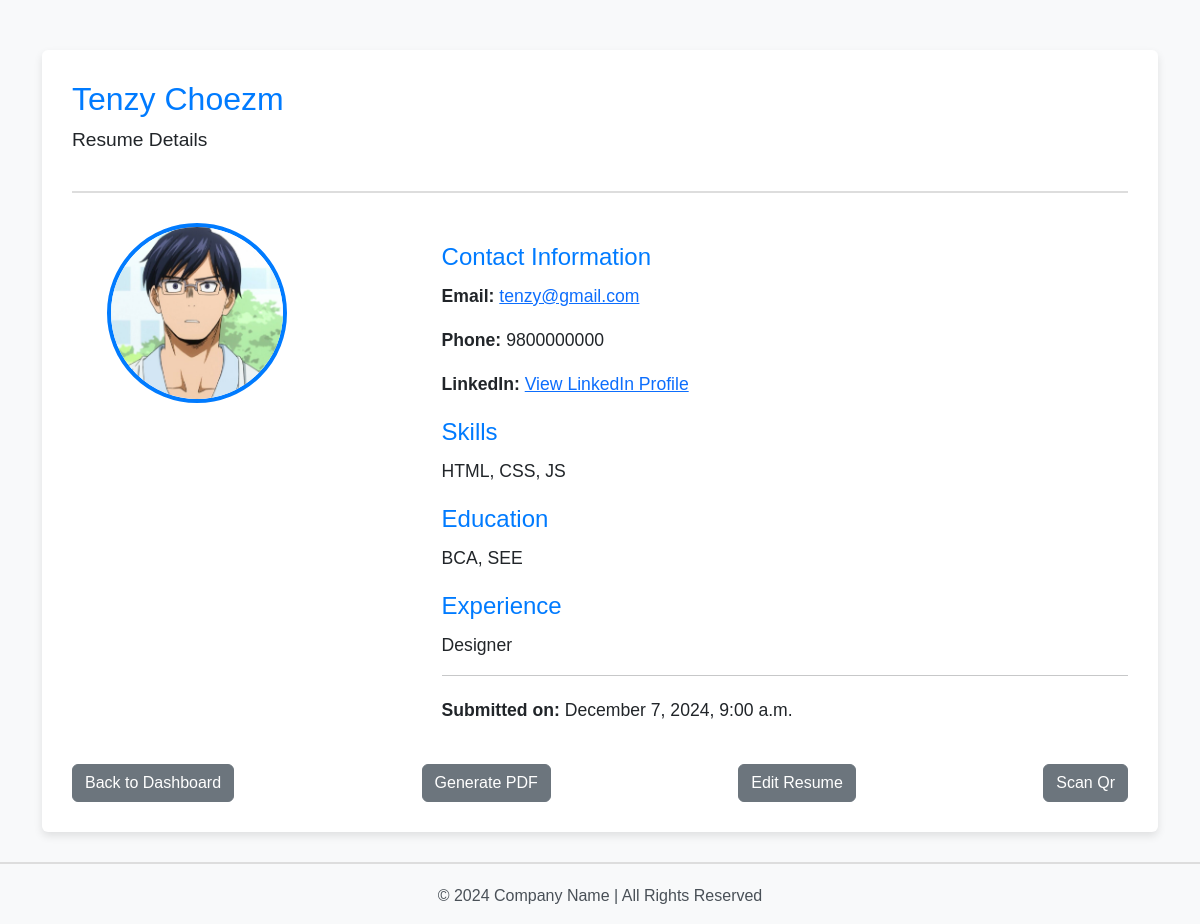
Page /resume/9/ on the earlier database version.
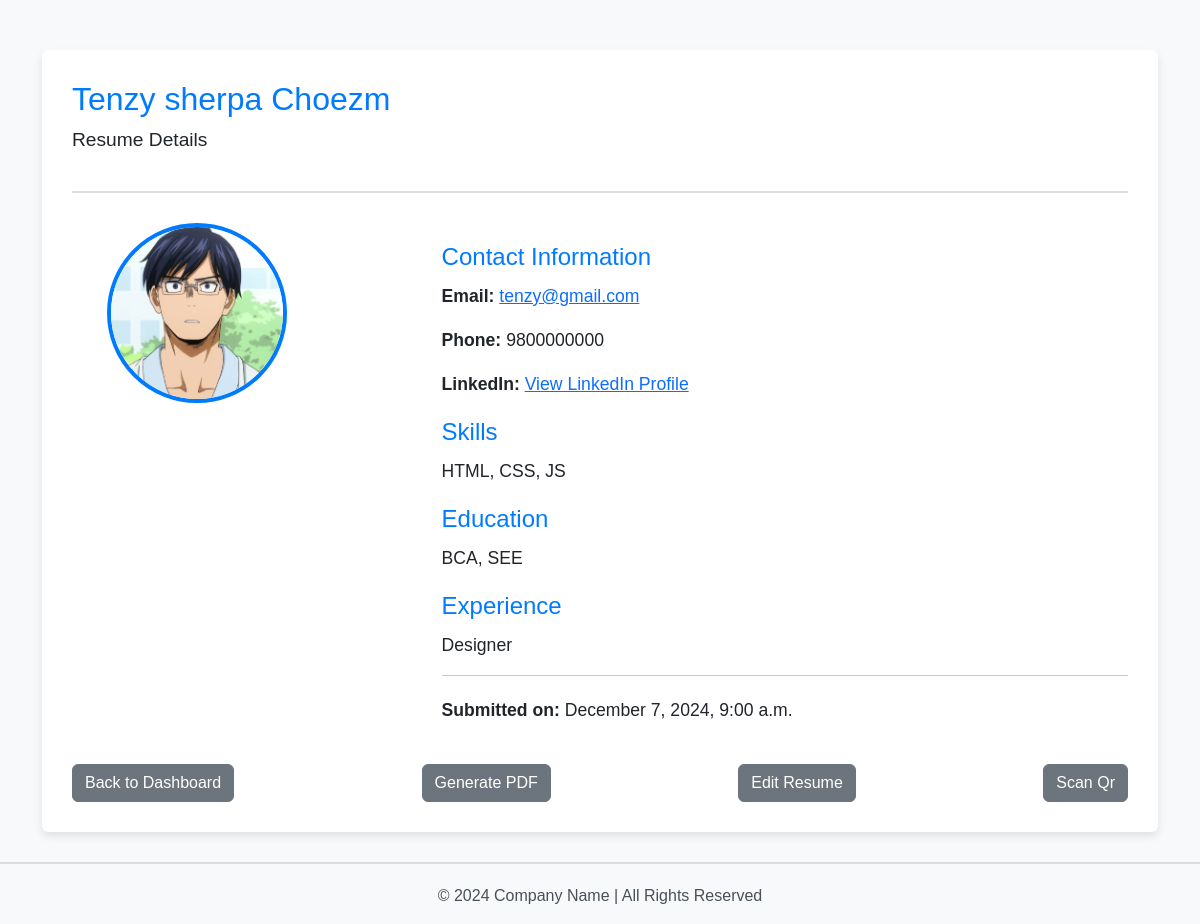
Same page on the later database version.
### Container/models.py (models this page shows, shortened)
class Resume(models.Model):
    first_name = models.CharField(max_length=100)
    last_name = models.CharField(max_length=100)
    photo = models.ImageField(upload_to='photos/', blank=True, null=True)
    contact_email = models.EmailField()
    phone_number = models.CharField(max_length=15)
    linkedin_url = models.URLField(blank=True, null=True)
    skills = models.TextField()
    education = models.TextField()
    experience = models.TextField()
    created_at = models.DateTimeField(auto_now_add=True)
    updated_at = models.DateTimeField(auto_now=True)

### dashboard/views.py (the view)
# urls.py: path('resume/<int:resume_id>/', views.resume_detail, name='resume_detail'),
def resume_detail(request, resume_id):
    resume = get_object_or_404(Resume, id=resume_id)
    return render(request, 'dashboard/resume_detail.html', {'resume': resume})

### templates/dashboard/resume_detail.html (shortened to what this page needs)
{% load static %}
<head>
  <link rel="stylesheet" href="{% static 'css/bootstrap.min.css' %}">
</head>
<body>
  <div class="container">
    <div class="card">
      <div class="card-body">
        <div class="resume-header">
          <h2>{{ resume.first_name }} {{ resume.last_name }}</h2>
          <p class="lead">Resume Details</p>
        </div>
        <div class="resume-details-container">
          <div class="col-md-4">
            {% if resume.photo %}
            <img src="{{ resume.photo.url }}" class="resume-photo" alt="Resume Photo">
            {% else %}
            <p class="text-center">No Photo Available</p>
            {% endif %}
          </div>
          <div class="col-md-8">
            <div class="resume-info">
              <h3>Contact Information</h3>
              <p><strong>Email:</strong> <a href="mailto:{{ resume.contact_email }}">{{ resume.contact_email }}</a></p>
              <p><strong>Phone:</strong> {{ resume.phone_number }}</p>
              <p><strong>LinkedIn:</strong>
                {% if resume.linkedin_url %}
                <a href="{{ resume.linkedin_url }}" target="_blank">View LinkedIn Profile</a>
                {% else %}
                N/A
                {% endif %}
              </p>
            </div>
            <div class="resume-info">
              <h3>Skills</h3>
              <p>{{ resume.skills }}</p>
            </div>
            <div class="resume-info">
              <h3>Education</h3>
              <p>{{ resume.education }}</p>
            </div>
            <div class="resume-info">
              <h3>Experience</h3>
              <p>{{ resume.experience }}</p>
            </div>
            <hr>
            <div class="resume-info">
              <p><strong>Submitted on:</strong> {{ resume.created_at|date:"F j, Y, g:i a" }}</p>
            </div>
          </div>
        </div>
        <div class="d-flex justify-content-between mt-4">
            <a href="{% url 'dashboard' %}" class="btn btn-secondary">Back to Dashboard</a>
            <a href="{% url 'generate_pdf' resume.id %}" class="btn btn-secondary">Generate PDF</a>
            <a href="{% url 'edit_resume' resume.id %}" class="btn btn-secondary">Edit Resume</a>
            <a href="{% url 'resume_qr' resume.id %}" class="btn btn-secondary">Scan Qr</a>
          </div>
      </div>
    </div>
  </div>
  <div class="resume-footer">
    <p>© 2024 Company Name | All Rights Reserved</p>
  </div>
</body>
</html>

Differences in the rows shown:
changed Resume "Choezm": first_name "Tenzy" → "Tenzy sherpa"
